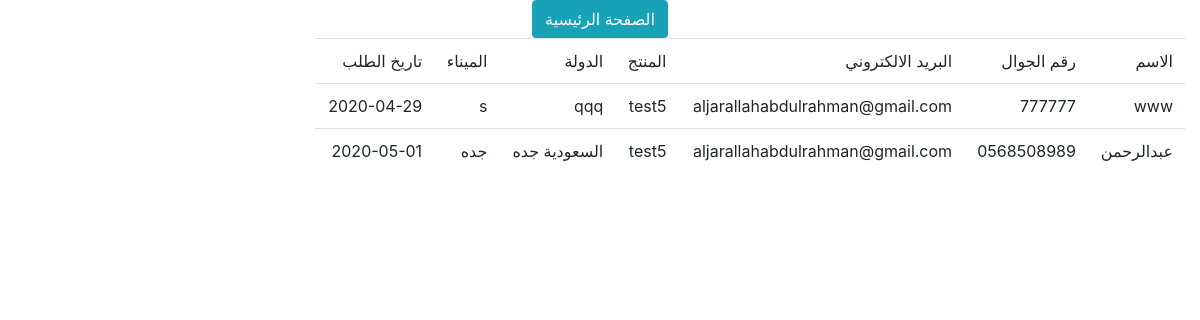
Screenshot of /admin/sallerc.php with the database file from the repository.
### tables this page shows
CREATE TABLE `order_proc` (
  `id` int(11) NOT NULL,
  `name` varchar(200) NOT NULL,
  `phone` varchar(200) NOT NULL,
  `email` varchar(200) NOT NULL,
  `prod_id` int(11) NOT NULL,
  `country` text NOT NULL,
  `mun` text NOT NULL,
  `date_insert` varchar(50) NOT NULL
);

CREATE TABLE `proudect` (
  `id` int(11) NOT NULL,
  `name` varchar(200) NOT NULL,
  `name_en` text NOT NULL,
  `parec` varchar(200) NOT NULL,
  `path` text NOT NULL,
  `froms` varchar(100) NOT NULL,
  `tos` varchar(100) NOT NULL,
  `proc` int(11) NOT NULL
);

### config/database.php (called while the page is built, shortened)
<?php
class DBConnection{
   function __construct() {
       $this->db=new PDO("mysql:host=localhost;dbname=comp2","root","");
   }
}

### config/admin.php (called while the page is built, shortened)
<?php
require "database.php";
class Admin  extends DBConnection{
    public function getSella(){
        $sql=$this->db->prepare("SELECT * FROM order_proc ");
        $sql->execute();
        return $sql;
    }
    public function getPoc($id){
        $sql=$this->db->prepare("SELECT * FROM proudect WHERE id=?");
        $sql->execute(array($id));
        $nam='';
        foreach($sql as $sq){
         $nam=$sq['name'];
        }
        return $nam;
    }
}

### admin/sallerc.php (the view, shortened to what this page needs)
<?php
require '../config/admin.php';
$admin =new Admin();
$res=$admin->getSella();
?>
<html>
    <head>
    <link rel="stylesheet" href="https://stackpath.bootstrapcdn.com/bootstrap/4.4.1/css/bootstrap.min.css">
    </head>
    <body dir="rtl">
        <header>
        <div class="container">
                <div class="row justify-content-center">
                    <a href="index.php" class="btn btn-info" >الصفحة الرئيسية </a>
                </div>
            </div>
        </header>
       <section>
        <section>
            <div class="conatiner">
                <div class="col-9">
                    <table class="table">
                        <thead>
                            <tr>
                            <td>الاسم</td>
                            <td>رقم الجوال </td>
                            <td>البريد الالكتروني  </td>
                            <td>المنتج</td>
                            <td>الدولة</td>
                            <td>الميناء </td>
                            <td>تاريخ الطلب </td>
                            </tr>
                        </thead>
                        <tbody>
                            <?php
                             if($res->rowCount()>0){
                                 foreach($res as $r){
                                     echo '
                                      <tr>
                                       <td>'.$r['name'].'</td>
                                       <td>'.$r['phone'].'</td>
                                       <td>'.$r['email'].'</td>
                                       <td>'.$admin->getPoc($r['prod_id']).'</td>
                                       <td>'.$r['country'].'</td>
                                       <td>'.$r['mun'].'</td>
                                       <td>'.$r['date_insert'].'</td>
                                      </tr>
                                     ';
                                 }
                             }
                            ?>
                        </tbody>
                    </table>
                </div>
            </div>
        </section>
    </body>
</html>

### rows the page displays
order_proc: name "www", phone "777777", email "aljarallahabdulrahman@gmail.com", prod.name "test5", country "qqq", mun "s", date_insert "2020-04-29"
order_proc: name "عبدالرحمن", phone "0568508989", email "aljarallahabdulrahman@gmail.com", prod.name "test5", country "السعودية جده", mun "جده", date_insert "2020-05-01"
